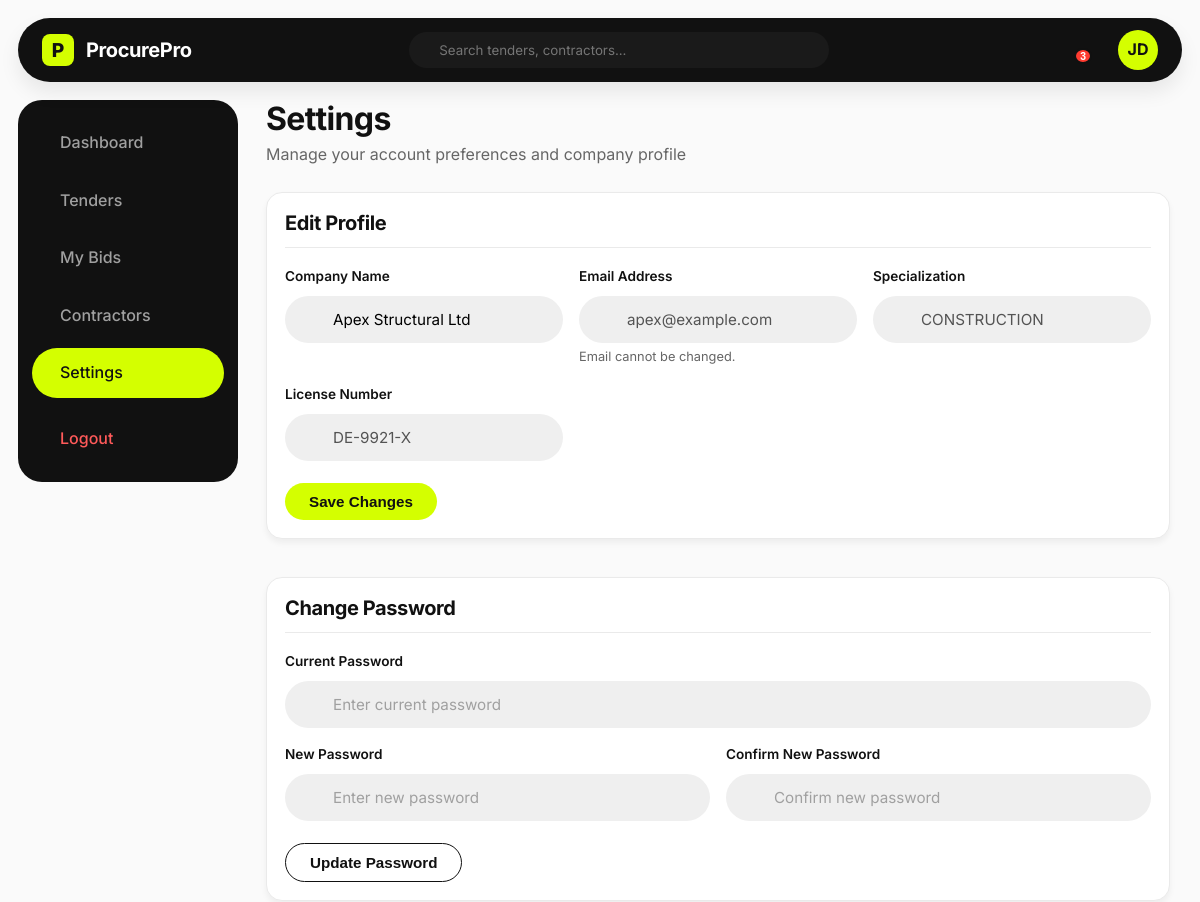
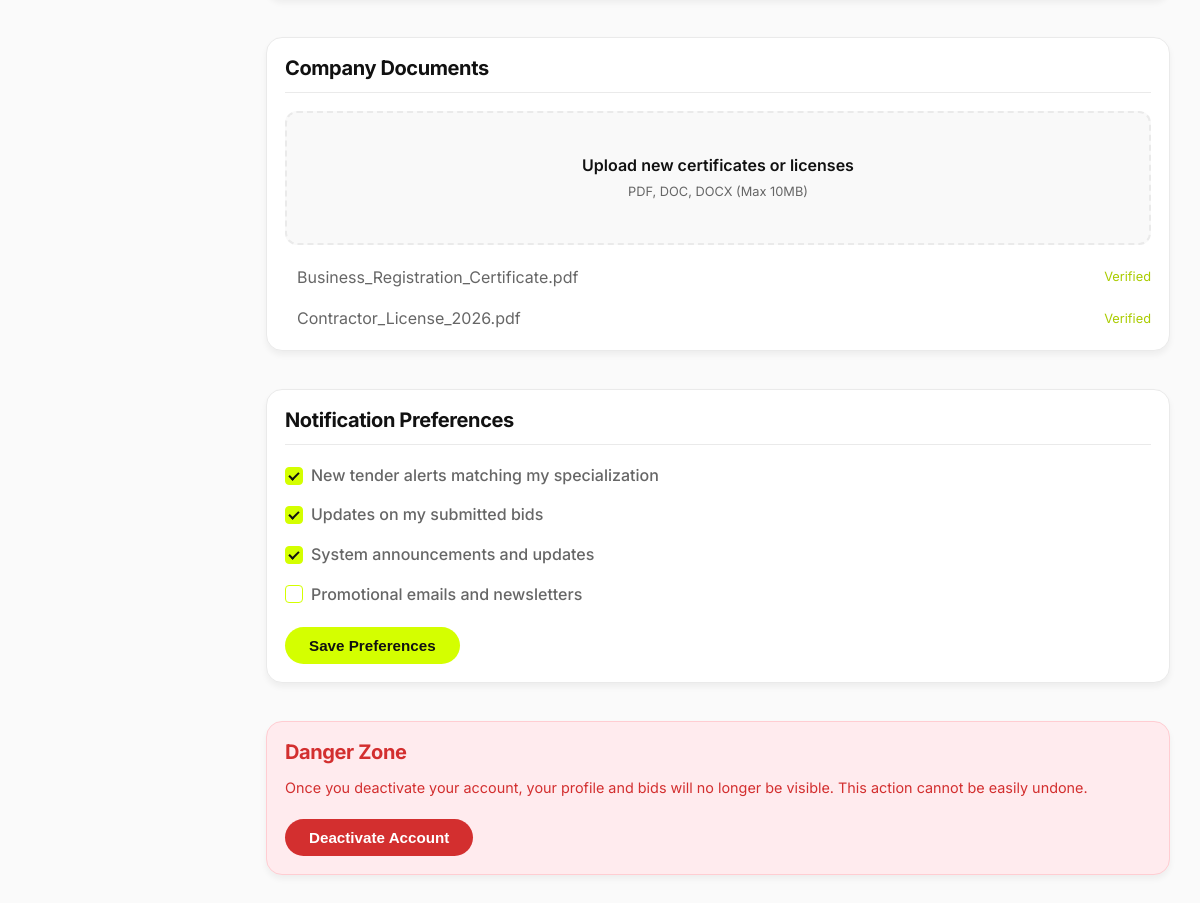
Screenshot of /settings/ (signed in) with the database file from the repository (2 pictures, top to bottom).
### procurement/models.py (models this page shows, shortened)
class ContractorProfile(models.Model):
    class Status(models.TextChoices):
        PENDING = 'PENDING', _('Pending')
        APPROVED = 'APPROVED', _('Approved')
        SUSPENDED = 'SUSPENDED', _('Suspended')
    user = models.OneToOneField(User, on_delete=models.CASCADE, related_name='contractor_profile')
    company_name = models.CharField(max_length=255)
    license_number = models.CharField(max_length=100, unique=True, null=True, blank=True)
    phone = models.CharField(max_length=20, null=True, blank=True)
    address = models.TextField(null=True, blank=True)
    specialization = models.CharField(max_length=100, null=True, blank=True)
    experience_years = models.PositiveIntegerField(null=True, blank=True)
    status = models.CharField(max_length=20, choices=Status.choices, default=Status.PENDING)

class User(AbstractUser):
    class Role(models.TextChoices):
        ADMIN = 'ADMIN', _('Admin')
        CONTRACTOR = 'CONTRACTOR', _('Contractor')
    username = None
    email = models.EmailField(_('email address'), unique=True)
    role = models.CharField(max_length=20, choices=Role.choices, default=Role.CONTRACTOR)
    USERNAME_FIELD = 'email'
    REQUIRED_FIELDS = []
    objects = CustomUserManager()
    def is_admin(self):
        return self.role == self.Role.ADMIN and (self.is_staff or self.is_superuser)
    def is_contractor(self):
        return self.role == self.Role.CONTRACTOR

### procurement/views.py (the view, shortened to what this page needs)
# urls.py: path('settings/', views.settings_view, name='settings'),
@login_required
def settings_view(request):
    if not request.user.is_contractor():
        return redirect_non_contractor_user(request)
    try:
        profile = request.user.contractor_profile
    except ContractorProfile.DoesNotExist:
        profile = None
    return render(request, 'procurement/settings.html', {'profile': profile})

### templates/procurement/settings.html (shortened to what this page needs)
{% load static %}
<!DOCTYPE html>
<html lang="en">
<head>
    <link rel="stylesheet" href="{% static 'css/styles.css' %}">
</head>
<body>
    <div class="dashboard-body">
        <nav class="dash-top-nav">
            <a href="{% url 'home' %}" class="logo dash-logo">
                <div class="logo-icon">P</div>
                <span class="logo-text" style="color: white;">ProcurePro</span>
            </a>
            <div class="dash-search">
                <input type="text" placeholder="Search tenders, contractors...">
            </div>
            <div class="dash-user-actions">
            <div class="notification-wrapper">
    <button class="notification-bell" id="notificationBtn">
        <span class="notification-badge">3</span>
    </button>
</div>
                <a href="{% url 'settings' %}" class="user-avatar" style="text-decoration: none; display: flex; align-items: center; justify-content: center;">JD</a>
            </div>
        </nav>
        <div class="dash-layout">
            <aside class="dash-sidebar">
                <div class="dash-nav">
                    <a href="{% url 'dashboard' %}" class="dash-nav-item">
                        <span>Dashboard</span>
                    </a>
                    <a href="{% url 'tenders' %}" class="dash-nav-item">
                        <span>Tenders</span>
                    </a>
                    <a href="{% url 'my_bids' %}" class="dash-nav-item">
                        <span>My Bids</span>
                    </a>
                    <a href="{% url 'contractors' %}" class="dash-nav-item">
                        <span>Contractors</span>
                    </a>
                    <a href="{% url 'settings' %}" class="dash-nav-item active">
                        <span>Settings</span>
                    </a>
                </div>
                <div class="dash-nav mt-4">
                    <a href="{% url 'logout' %}" class="dash-nav-item logout">
                        <span>Logout</span>
                    </a>
                </div>
            </aside>
            <main class="dash-main">
                <div class="dash-header">
                    <h1 style="color: var(--text-main);">Settings</h1>
                    <p>Manage your account preferences and company profile</p>
                </div>
                <div class="dash-content-grid settings-grid">
                    <div class="content-card">
                        <h2 class="settings-card-title">Edit Profile</h2>
                        <form action="{% url 'settings' %}" method="POST">
                            <div class="form-grid settings-form-grid">
                                <div class="form-group">
                                    <label class="form-label">Company Name</label>
                                    <input type="text" name="company_name" class="form-input" value="{{ profile.company_name|default:'' }}">
                                </div>
                                <div class="form-group">
                                    <label class="form-label">Email Address</label>
                                    <input type="email" class="form-input" value="{{ request.user.email|default:'' }}" disabled>
                                    <small style="color: var(--text-muted); font-size: 0.8rem;">Email cannot be changed.</small>
                                </div>
                                <div class="form-group">
                                    <label class="form-label">Specialization</label>
                                    <input type="text" class="form-input" value="{{ profile.specialization|default:'' }}" disabled>
                                </div>
                                <div class="form-group">
                                    <label class="form-label">License Number</label>
                                    <input type="text" class="form-input" value="{{ profile.license_number|default:'' }}" disabled>
                                </div>
                            </div>
                            <button type="submit" class="btn btn-primary">Save Changes</button>
                        </form>
                    </div>
                    <div class="content-card">
                        <h2 class="settings-card-title">Change Password</h2>
                        <form action="#">
                            <div class="form-group" style="margin-bottom: 16px;">
                                <label class="form-label">Current Password</label>
                                <input type="password" class="form-input" placeholder="Enter current password">
                            </div>
                            <div class="form-grid settings-form-grid">
                                <div class="form-group">
                                    <label class="form-label">New Password</label>
                                    <input type="password" class="form-input" placeholder="Enter new password">
                                </div>
                                <div class="form-group">
                                    <label class="form-label">Confirm New Password</label>
                                    <input type="password" class="form-input" placeholder="Confirm new password">
                                </div>
                            </div>
                            <button type="button" class="btn btn-outline" style="border-color: var(--dark-bg); color: var(--dark-bg);">Update Password</button>
                        </form>
                    </div>
                    <div class="content-card">
                        <h2 class="settings-card-title">Company Documents</h2>
                        <div class="file-dropzone">
                            <div class="dropzone-text">Upload new certificates or licenses</div>
                            <div class="dropzone-subtext">PDF, DOC, DOCX (Max 10MB)</div>
                        </div>
                        <ul class="check-list">
                            <li> Business_Registration_Certificate.pdf <span style="margin-left: auto; color: #AACC00; font-size: 0.8rem;">Verified</span></li>
                            <li> Contractor_License_2026.pdf <span style="margin-left: auto; color: #AACC00; font-size: 0.8rem;">Verified</span></li>
                        </ul>
                    </div>
                    <div class="content-card">
                        <h2 class="settings-card-title">Notification Preferences</h2>
                        <div class="settings-checkbox-group">
                            <label class="checkbox-wrapper" style="font-weight: 500;">
                                <input type="checkbox" checked>
                                New tender alerts matching my specialization
                            </label>
                            <label class="checkbox-wrapper" style="font-weight: 500;">
                                <input type="checkbox" checked>
                                Updates on my submitted bids
                            </label>
                            <label class="checkbox-wrapper" style="font-weight: 500;">
                                <input type="checkbox" checked>
                                System announcements and updates
                            </label>
                            <label class="checkbox-wrapper" style="font-weight: 500;">
                                <input type="checkbox">
                                Promotional emails and newsletters
                            </label>
                        </div>
                        <button type="button" class="btn btn-primary">Save Preferences</button>
                    </div>
                    <div class="content-card" style="border-color: #FFCDD2; background-color: #FFEBEE;">
                        <h2 style="font-size: 1.25rem; margin-bottom: 12px; color: #D32F2F;">Danger Zone</h2>
                        <p class="settings-danger-text">Once you deactivate your account, your profile and bids will no longer be visible. This action cannot be easily undone.</p>
                        <button type="button" class="btn" style="background-color: #D32F2F; color: white;">Deactivate Account</button>
                    </div>
                </div>
            </main>
        </div>
    </div>
</body>
</html>

### rows the page displays
ContractorProfile: company_name "Apex Structural Ltd", specialization "CONSTRUCTION", license_number "DE-9921-X"
User: user.email "apex@example.com"
